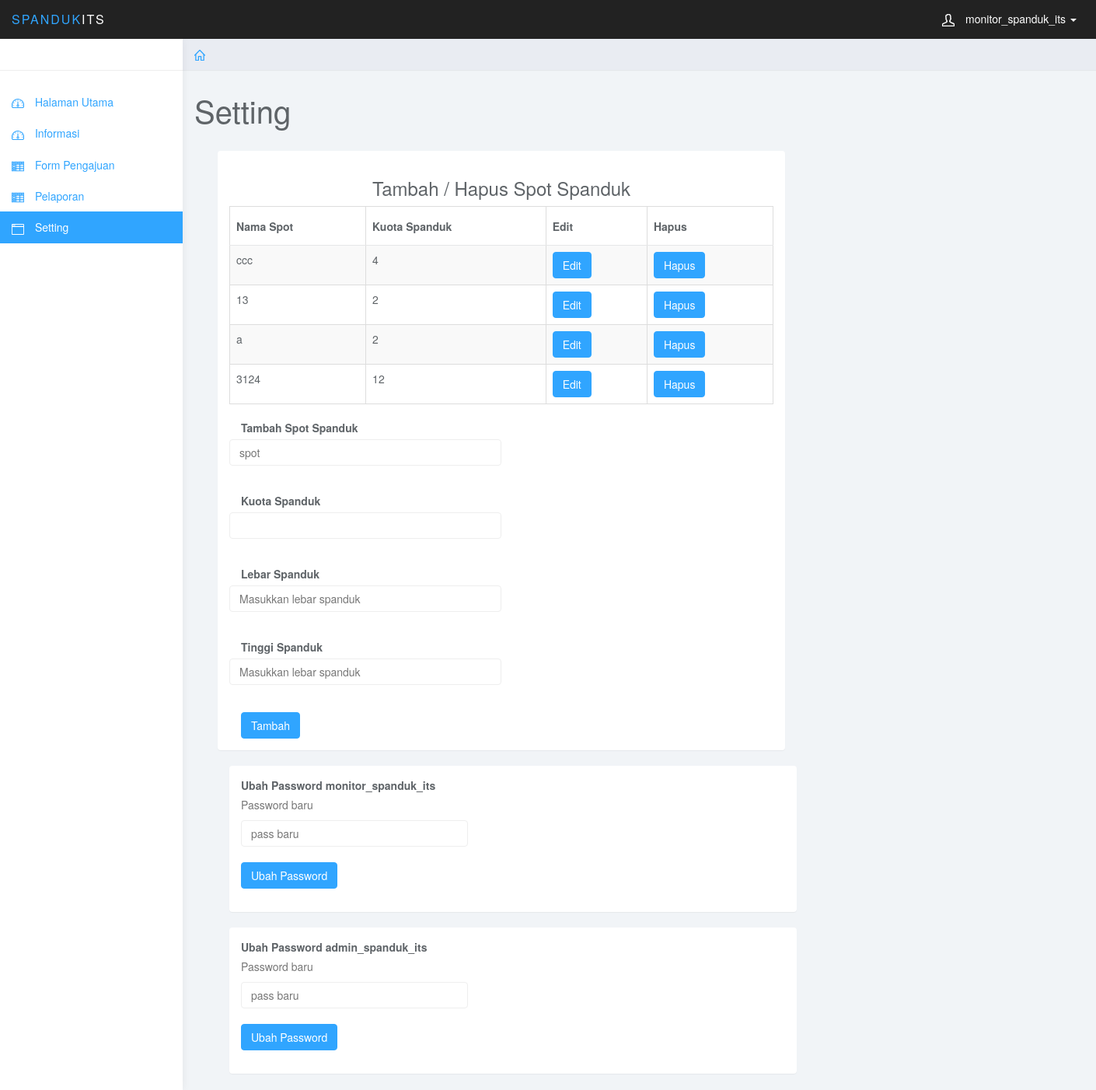
The app's page /spot/settings.php (signed in) with its own data.
### tables this page shows
CREATE TABLE `t_user` (
  `m_id_user` int(5) UNSIGNED NOT NULL,
  `m_user` varchar(30) NOT NULL,
  `m_pass` varchar(72) NOT NULL
);

CREATE TABLE `t_spot` (
  `m_id_spot` int(5) UNSIGNED NOT NULL,
  `m_nama_spot` varchar(253) NOT NULL,
  `m_kuota_spot` int(10) NOT NULL,
  `m_kuota_spot_dinamis` int(10) NOT NULL,
  `m_height_spanduk` varchar(7) NOT NULL,
  `m_width_spanduk` varchar(7) NOT NULL
);

### spot/settings.php (the view, shortened to what this page needs)
<?php
include('../koneksi.php');
       if (!isset($_SESSION['id_admin'])){
     header( 'Location:../login.html');
 } else {
$jut = $_SESSION['id_admin'];
$query = "SELECT * FROM t_user where m_id_user='$jut'";
           $result = $dbh->query($query)->fetch();
$query1 = "SELECT * FROM t_user where m_id_user=1";
           $result1 = $dbh->query($query1)->fetch();
$query3= "SELECT * FROM t_spot";
           $result3 = $dbh->query($query3)->fetchAll();
?>
    <!DOCTYPE html>
    <html>
    <head>
        <link href="../css/bootstrap.min.css" rel="stylesheet">
        <link rel="stylesheet" href="../css/dataTables.bootstrap.min.css">
        <link rel="stylesheet" href="../css/responsive.bootstrap.min.css">
        <link href="../css/datepicker3.css" rel="stylesheet">
        <link href="../css/styles.css" rel="stylesheet">
    </head>
    <body>
        <nav class="navbar navbar-inverse navbar-fixed-top" role="navigation">
            <div class="container-fluid">
                <div class="navbar-header">
                    <a class="navbar-brand" href="#"><span>Spanduk</span>ITS</a>
                    <ul class="user-menu">
                        <li class="dropdown pull-right">
                            <a href="#" class="dropdown-toggle" data-toggle="dropdown">
                                <svg class="glyph stroked male-user">
                                    <use xlink:href="#stroked-male-user"></use>
                                </svg>
                                <?php echo $result['m_user'];?> <span class="caret"></span></a>
                            </li>
                    </ul>
                </div>
            </div>
        </nav>
        <div id="sidebar-collapse" class="col-sm-3 col-lg-2 sidebar">
            <form role="search">
            </form>
            <ul class="nav menu">
                <li>
                    <a href="../index.php">
                        <svg class="glyph stroked dashboard-dial">
                            <use xlink:href="#stroked-dashboard-dial"></use>
                        </svg> Halaman Utama</a>
                </li>
                <li>
                    <a href="index.php">
                        <svg class="glyph stroked dashboard-dial">
                            <use xlink:href="#stroked-dashboard-dial"></use>
                        </svg> Informasi</a>
                </li>
                <li>
                    <a href="form_pengajuan.php">
                        <svg class="glyph stroked table">
                            <use xlink:href="#stroked-table"></use>
                        </svg> Form Pengajuan</a>
                </li>
                <li>
                    <a href="report.php">
                        <svg class="glyph stroked table">
                            <use xlink:href="#stroked-table"></use>
                        </svg> Pelaporan</a>
                </li>
                <?php if($result['m_id_user']==1){} else { ?>
                <li class="active">
                    <a href="settings.php">
                        <svg class="glyph stroked app-window">
                            <use xlink:href="#stroked-app-window"></use>
                        </svg> Setting </a>
                </li>
                <?php } ?>
            </ul>
        </div>
        <div class="col-sm-9 col-sm-offset-3 col-lg-10 col-lg-offset-2 main">
            <div class="row">
                <ol class="breadcrumb">
                    <li>
                        <a href="index.php">
                            <svg class="glyph stroked home">
                                <use xlink:href="#stroked-home"></use>
                            </svg>
                        </a>
                    </li>
                </ol>
            </div>
            <div class="row">
                <div class="col-lg-12">
                    <h1 class="page-header">Setting</h1> </div>
            </div>
            <div class="container">
                <div class="col-md-8"> </div>
                <div class="col-md-8">
                    <div class="panel panel-default">
                        <div class="panel-body">
                            <center>
                                <h3>Tambah / Hapus Spot Spanduk</h3></center>
                            <div class="form-group">
                                <table id="example1" class="table table-striped table-bordered dt-responsive nowrap" cellspacing="0" width="100%">
                                    <thead>
                                        <tr>
                                            <th>Nama Spot</th>
                                            <th>Kuota Spanduk</th>
                                            <th>Edit</th>
                                            <th>Hapus</th>
                                        </tr>
                                    </thead>
                                    <tbody>
                                        <?php foreach ( $result3 as $r3 )
            { ?>
                                            <tr>
                                                <td>
                                                    <?php echo $r3['m_nama_spot']; ?>
                                                </td>
                                                <td>
                                                    <?php echo $r3['m_kuota_spot']; ?>
                                                </td>
                                                <form method="POST" action="../edit/edit_spot.php">
                                                    <td>
                                                        <input type="submit" name="submit" value="Edit" class="btn btn-primary"> </td>
                                                </form>
                                                <form method="POST" action="../delete/delete_a_spot.php">
                                                    <td>
                                                        <input type="submit" name="submit" value="Hapus" class="btn btn-primary"> </td>
                                                </form>
                                            </tr>
                                            <?php }?>
                                    </tbody>
                                </table>
                            </div>
                            <div class="col-md-6">
                                <form class="form-horizontal" action="p_spot.php" method="post" role="form">
                                    <label>Tambah Spot Spanduk</label>
                                    <div class="form-group">
                                        <td>
                                            <input class="form-control" placeholder="spot" name="m_nama_spot" type="text" autofocus="" required> </td>
                                        <br> </div>
                                    <label>Kuota Spanduk</label>
                                    <div class="form-group">
                                        <td>
                                            <input type="number" autofocus="" class="form-control" name="m_jml_spot" min="1" max="20" required> </td>
                                        <br> </div>
                                    <label>Lebar Spanduk</label>
                                    <div class="form-group">
                                        <td>
                                            <input type="text" class="form-control" name="m_lebar_spot" placeholder="Masukkan lebar spanduk" onkeypress="checkNumber(event)" required> </td>
                                        <br> </div>
                                    <label>Tinggi Spanduk</label>
                                    <div class="form-group">
                                        <td>
                                            <input type="text" class="form-control" name="m_tinggi_spot" onkeypress="checkNumber(event)" placeholder="Masukkan lebar spanduk" required> </td>
                                        <br> </div>
                                    <input type="submit" value="Tambah" class="btn btn-primary" name="submit_spot" /> </form>
                            </div>
                        </div>
                    </div>
                </div>
                <div class="container">
                    <div class="col-md-8">
                        <div class="panel panel-default">
                            <div class="panel-body">
                                <div class="col-md-5">
                                    <form class="form-horizontal" action="p_pass.php" method="post" role="form">
                                        <div class="form-group">
                                            <label><b>Ubah Password <?php echo $result['m_user'];?></b></label>
                                            <td>
                                                <p>Password baru</p>
                                                <input class="form-control" placeholder="pass baru" name="m_pass_baru" type="password" autofocus="" required> </td>
                                            <br>
                                            <input type="submit" value="Ubah Password" class="btn btn-primary" name="submit_pass" /> </div>
                                    </form>
                                </div>
                            </div>
                        </div>
                    </div>
                </div>
                <div class="container">
                    <div class="col-md-8">
                        <div class="panel panel-default">
                            <div class="panel-body">
                                <div class="col-md-5">
                                    <form class="form-horizontal" action="p_pass1.php" method="post" role="form">
                                        <div class="form-group">
                                            <label><b>Ubah Password <?php echo $result1['m_user'];?></b></label>
                                            <td>
                                                <p>Password baru</p>
                                                <input class="form-control" placeholder="pass baru" name="m_pass_baru" type="password" autofocus="" required> </td>
                                            <br>
                                            <input type="submit" value="Ubah Password" class="btn btn-primary" name="submit_pass" /> </div>
                                    </form>
                                </div>
                            </div>
                        </div>
                    </div>
                </div>
            </div>
    </body>
    </html>
    <?php } ?>

### css/styles.css (style rules this page uses)
body { background: #f1f4f7; padding-top: 50px; color: #5f6468; }
p { color: #777; }
a, a:hover, a:focus { color: #30a5ff; }
h1, h2, h3, h4, h5, h6 { color: #5f6468; }
h1 { font-weight: 300; font-size: 40px; }
h3, h4 { font-weight: 300; }
.form-control { border: 1px solid #eee; box-shadow: none; }
.navbar-header .navbar-brand { color: #fff; font-size: 16px; text-transform: uppercase; font-weight: 500; letter-spacing: 2px; }
.navbar-header .navbar-brand span { color: #30a5ff; }
.btn-primary, .btn-primary:hover, .btn-primary:focus, .btn-primary:active, .btn-primary.active, .open > .dropdown-toggle.btn-primary, .btn-primary.disabled, .btn-primary[disabled], fieldset[disabled] .btn-primary, .btn-primary.disabled:hover, .btn-primary[disabled]:hover, fieldset[disabled] .btn-primary:hover, .btn-primary.disabled:focus, .btn-primary[disabled]:focus, fieldset[disabled] .btn-primary:focus, .btn-primary.disabled:active, .btn-primary[disabled]:active, fieldset[disabled] .btn-primary:active, .btn-primary.disabled.active, .btn-primary[disabled].active, fieldset[disabled] .btn-primary.active { background-color: #30a5ff; border-color: #30a5ff; }
.panel { border: 0; }
.navbar { border: 0; }
.user-menu { display: inline-block; margin-top: 14px; margin-right: 10px; float: right; list-style: none; padding: 0; }
.user-menu a { color: #fff; }
.sidebar { display: block; background-color: #fff; padding: 0; display: none; }
.sidebar form { padding: 20px 15px 5px 15px; border-bottom: 1px solid #eee; margin-bottom: 20px; }
@media (min-width: 768px) { .sidebar { display: block; position: fixed; top: 50px; bottom: 0; left: 0; z-index: 1000; display: block; margin: 0; padding: 0; overflow-x: hidden; overflow-y: auto; background-color: #fff; box-shadow: 1px 0px 10px rgba(0, 0, 0, .05); } }
@media (min-width: 768px) { .navbar-header { width: 100%; } }
.sidebar ul.nav .active a, .sidebar ul.nav li.parent a.active, .sidebar ul.nav .active > a:hover, .sidebar ul.nav li.parent a.active:hover, .sidebar ul.nav .active > a:focus, .sidebar ul.nav li.parent a.active:focus { color: #fff; background-color: #30a5ff; }
.breadcrumb { border-radius: 0; padding: 10px 15px; background: #e9ecf2; box-shadow: 0 1px 1px rgba(0, 0, 0, .05); margin: 0 ; }
h1.page-header { margin-top: 30px; border-bottom: 0; }
.table { background: #fff; }
.table>thead>tr>th { border-bottom: 1px solid #e6e7e8; vertical-align: middle; height: 50px; }
.sidebar .glyph, .user-menu .glyph { height: 16px; width: 16px; margin: 0 10px 0 0; stroke-width: 3px; }
.user-menu .glyph { stroke-width: 4px; }
.breadcrumb .glyph { height: 14px; width: 14px; margin: -2px 0 0 0; stroke-width: 4px; }
.glyph.table { background: none; border: none; }

### records on screen
t_user: m_user "monitor_spanduk_its"
t_spot: m_nama_spot "ccc", m_kuota_spot "4"
t_spot: m_nama_spot "13", m_kuota_spot "2"
t_spot: m_nama_spot "a", m_kuota_spot "2"
t_spot: m_nama_spot "3124", m_kuota_spot "12"
t_user: m_user "admin_spanduk_its"
